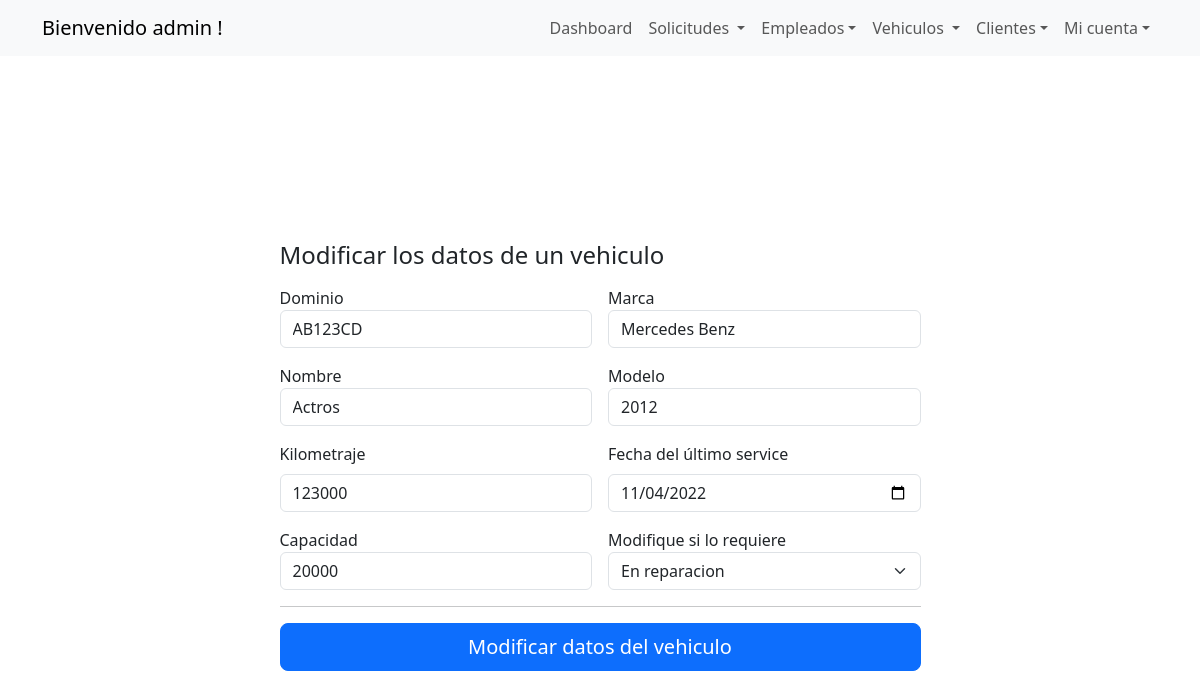
Page /vehiculos/2/ (signed in) on the committed database.
### solicitudes/models.py (models this page shows, shortened)
class Usuario(AbstractUser):
    dni = models.CharField(max_length=8, unique=True)
    telefono = models.CharField(max_length=10)
    fecha_creacion = models.DateField(null=True)
    id_tipo_usuario = models.ForeignKey(TiposUsuario, on_delete=models.CASCADE)
    class Meta:
        verbose_name_plural = "Usuarios"

class Vehiculo(models.Model):
    dominio = models.CharField(max_length=7, unique=True)
    marca = models.CharField(max_length=20)
    nombre = models.CharField(max_length=30)
    modelo = models.CharField(max_length=4)
    capacidad = models.IntegerField(null=True)
    kilometraje = models.IntegerField(null=True, default='0')  # agregar a tabla
    fecha_ult_service = models.DateField(null=True)  # agregar a tabla
    kilometraje_desde_ult_service = models.IntegerField(null=True, default='0')  # agregar a tabla
    id_estado_vehiculo = models.ForeignKey(EstadosVehiculo, on_delete=models.CASCADE)
    class Meta:
        verbose_name_plural = "Vehiculos"

### solicitudes/views.py (the view, shortened to what this page needs)
# urls.py: path('vehiculos/<int:vehiculo_id>/', views.vehiculo_detalle, name='vehiculo_detalle'),
@login_required
def vehiculo_detalle(request, vehiculo_id):
    if request.method == "GET":
        vehiculo = get_object_or_404(Vehiculo, pk=vehiculo_id)
        estados = EstadosVehiculo.objects.all()
        return render(
            request,
            "vehiculos/vehiculo_detalle.html",
            {"vehiculo": vehiculo, "estados": estados},
        )

### solicitudes/templates/vehiculos/vehiculo_detalle.html (shortened to what this page needs)
{% extends 'base.html' %}
{% block content %}
<main class="container">
    <div class="row vh-100 d-flex justify-content-center align-items-center">
        <div class="col-md-7">
            <form action="{% url 'vehiculo_detalle' vehiculo.id %}" method="post" class="card-body">
                <h4 class="mb-3">Modificar los datos de un vehiculo</h4>
                <div class="row g-3">
                    <div class="col-sm-6">
                        <label for="dominio">Dominio</label>
                        <input type="text" name="dominio" class="form-control" value="{{vehiculo.dominio}}">
                    </div>
                    <div class="col-sm-6">
                        <label for="marca">Marca</label>
                        <input type="text" name="marca" class="form-control" value="{{vehiculo.marca}}">
                    </div>
                    <div class="col-sm-6">
                        <label for="nombre">Nombre</label>
                        <input type="text" name="nombre" class="form-control" value="{{vehiculo.nombre}}">
                    </div>
                    <div class="col-sm-6">
                        <label for="modelo">Modelo</label>
                        <input type="text" name="modelo" class="form-control" value="{{vehiculo.modelo}}">
                    </div>
                    <div class="col-sm-6">
                        <label for="kilometraje" class="form-label">Kilometraje</label>
                        <input type="text" class="form-control" id="kilometraje" name="kilometraje" value="{{vehiculo.kilometraje}}" required>
                    </div>
                    <div class="col-sm-6">
                        <label for="fecha_ult_service" class="form-label">Fecha del último service</label>
                        <input type="date" name="fecha_ult_service" id="fecha_ult_service" class="form-control"
                        value="{{vehiculo.fecha_ult_service | date:'Y-m-d'}}">
                    </div>
                    <div class="col-sm-6">
                        <label for="capacidad">Capacidad</label>
                        <input type="text" name="capacidad" class="form-control" value="{{vehiculo.capacidad}}">
                    </div>
                    <div class="col-sm-6">
                        <label for="id_estado_vehiculo">Modifique si lo requiere</label>
                        <select name="id_estado_vehiculo" id="id_estado_vehiculo" class="form-select">
                            {% for estado in estados %}
                            {% if estado.id == vehiculo.id_estado_vehiculo.id %}
                            <option value="{{ estado.id }}" selected>{{ estado.descripcion }}</option>
                            {% else %}
                            <option value="{{ estado.id }}">{{ estado.descripcion }}</option>
                            {% endif %}
                            {% endfor %}
                        </select>
                    </div>
                </div>
                <hr>
                <button class="w-100 btn btn-primary btn-lg">
                    Modificar datos del vehiculo
                </button>
            </form>
        </div>
    </div>
</main>
{% endblock %}

### solicitudes/templates/base.html (shortened to what this page needs)
{% load static %}
<!DOCTYPE html>
<html lang="en">
<head>
  <link href="https://cdn.jsdelivr.net/npm/bootstrap@5.3.2/dist/css/bootstrap.min.css" rel="stylesheet"
 />
  <link rel="stylesheet" href="https://cdn.jsdelivr.net/npm/bootstrap-icons@1.11.1/font/bootstrap-icons.css">
  <link rel="stylesheet" href="https://cdn.datatables.net/1.13.6/css/dataTables.bootstrap5.min.css">
  <link rel="stylesheet" href="https://cdn.datatables.net/1.13.6/css/jquery.dataTables.min.css">
  <link rel="stylesheet" href="https://cdn.datatables.net/buttons/2.4.2/css/buttons.dataTables.min.css">
  <link rel="stylesheet" type="text/css" href="{% static 'css/styles.css' %}">
</head>
<body>
  <nav class="navbar navbar-expand-lg bg-body-tertiary bg-dark text-white">
    <div class="container">
      {% if user.is_authenticated %}
        <a class="navbar-brand" href="#">
          Bienvenido {{ request.session.username }} !
        </a>
      {% endif %}
      <div class="collapse navbar-collapse" id="navbarNav">
        <ul class="navbar-nav ms-auto">
          {% if user.is_authenticated %}
            <li class="nav-item"><a class="nav-link" href="/dashboard/" role="button">Dashboard</a></li>
            <li class="nav-item dropdown">
              <a class="nav-link dropdown-toggle" href="#" role="button" data-bs-toggle="dropdown" aria-expanded="false">
              Solicitudes
              </a>
            </li>
            {% if user.is_superuser %}
              <li class="nav-item dropdown">
                <a class="nav-link dropdown-toggle" href="#" role="button" data-bs-toggle="dropdown"
                  aria-expanded="false">Empleados</a>
              </li>
            {% endif %}
            {% if user.is_staff %}
            <li class="nav-item dropdown">
              <a class="nav-link dropdown-toggle" href="#" role="button" data-bs-toggle="dropdown" aria-expanded="false">
                Vehiculos
              </a>
            </li>
            <li class="nav-item dropdown">
              <a class="nav-link dropdown-toggle" href="#" role="button" data-bs-toggle="dropdown"
                aria-expanded="false">Clientes</a>
            </li>
            {% endif %}
            <li class="nav-item dropdown">
              <a class="nav-link dropdown-toggle" href="#" role="button" data-bs-toggle="dropdown"
                aria-expanded="false">Mi cuenta</a>
            </li>
          {% else %}
            <li class="nav-item"><a class="nav-link" href="/signup/">Registrarse</a></li>
            <li class="nav-item"><a class="nav-link" href="/signin/">Iniciar sesion</a></li>
          {% endif %}
        </ul>
      </div>
    </div>
  </nav>
  {% block content %}
  {% endblock %}
</body>
</html>

### rows in the picture
Usuario: session.username "admin"
Vehiculo: dominio "AB123CD", marca "Mercedes Benz", nombre "Actros", modelo "2012", kilometraje "123000", fecha_ult_service "11/04/2022", capacidad "20000"

### other values in the picture
form field id_estado_vehiculo "En reparacion"
